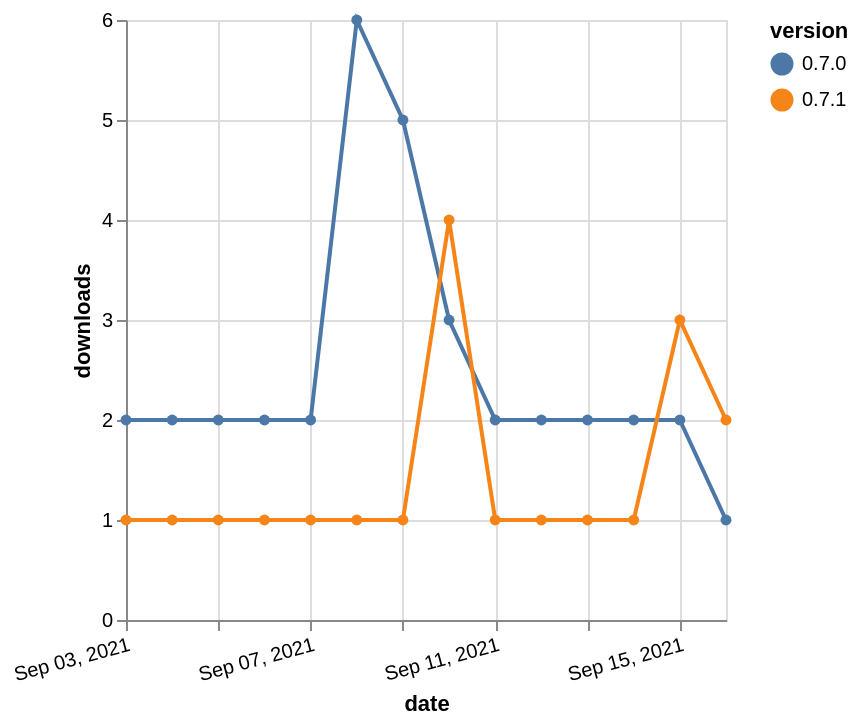

The Vega-Lite source for this figure:
### Vega-Lite specification from a JSON file in a GitHub repository (floating-point values rounded to 4 significant figures)
{"$schema": "https://vega.github.io/schema/vega-lite/v5.json", "description": "A simple bar chart with embedded data.", "data": {"values": [{"date": "2021-09-03", "total": 3911, "delta": 2, "version": "0.7.0"}, {"date": "2021-09-04", "total": 3913, "delta": 2, "version": "0.7.0"}, {"date": "2021-09-05", "total": 3915, "delta": 2, "version": "0.7.0"}, {"date": "2021-09-06", "total": 3917, "delta": 2, "version": "0.7.0"}, {"date": "2021-09-07", "total": 3919, "delta": 2, "version": "0.7.0"}, {"date": "2021-09-08", "total": 3925, "delta": 6, "version": "0.7.0"}, {"date": "2021-09-09", "total": 3930, "delta": 5, "version": "0.7.0"}, {"date": "2021-09-10", "total": 3933, "delta": 3, "version": "0.7.0"}, {"date": "2021-09-11", "total": 3935, "delta": 2, "version": "0.7.0"}, {"date": "2021-09-12", "total": 3937, "delta": 2, "version": "0.7.0"}, {"date": "2021-09-13", "total": 3939, "delta": 2, "version": "0.7.0"}, {"date": "2021-09-14", "total": 3941, "delta": 2, "version": "0.7.0"}, {"date": "2021-09-15", "total": 3943, "delta": 2, "version": "0.7.0"}, {"date": "2021-09-16", "total": 3944, "delta": 1, "version": "0.7.0"}, {"date": "2021-09-03", "total": 450, "delta": 1, "version": "0.7.1"}, {"date": "2021-09-04", "total": 451, "delta": 1, "version": "0.7.1"}, {"date": "2021-09-05", "total": 452, "delta": 1, "version": "0.7.1"}, {"date": "2021-09-06", "total": 453, "delta": 1, "version": "0.7.1"}, {"date": "2021-09-07", "total": 454, "delta": 1, "version": "0.7.1"}, {"date": "2021-09-08", "total": 455, "delta": 1, "version": "0.7.1"}, {"date": "2021-09-09", "total": 456, "delta": 1, "version": "0.7.1"}, {"date": "2021-09-10", "total": 460, "delta": 4, "version": "0.7.1"}, {"date": "2021-09-11", "total": 461, "delta": 1, "version": "0.7.1"}, {"date": "2021-09-12", "total": 462, "delta": 1, "version": "0.7.1"}, {"date": "2021-09-13", "total": 463, "delta": 1, "version": "0.7.1"}, {"date": "2021-09-14", "total": 464, "delta": 1, "version": "0.7.1"}, {"date": "2021-09-15", "total": 467, "delta": 3, "version": "0.7.1"}, {"date": "2021-09-16", "total": 469, "delta": 2, "version": "0.7.1"}]}, "width": "container", "mark": {"type": "line", "point": {"filled": true}}, "encoding": {"x": {"field": "date", "type": "temporal", "timeUnit": "yearmonthdate", "title": "date", "axis": {"labelAngle": -15}}, "y": {"field": "delta", "type": "quantitative", "title": "downloads"}, "color": {"field": "version", "type": "nominal"}, "tooltip": {"field": "delta"}}}
